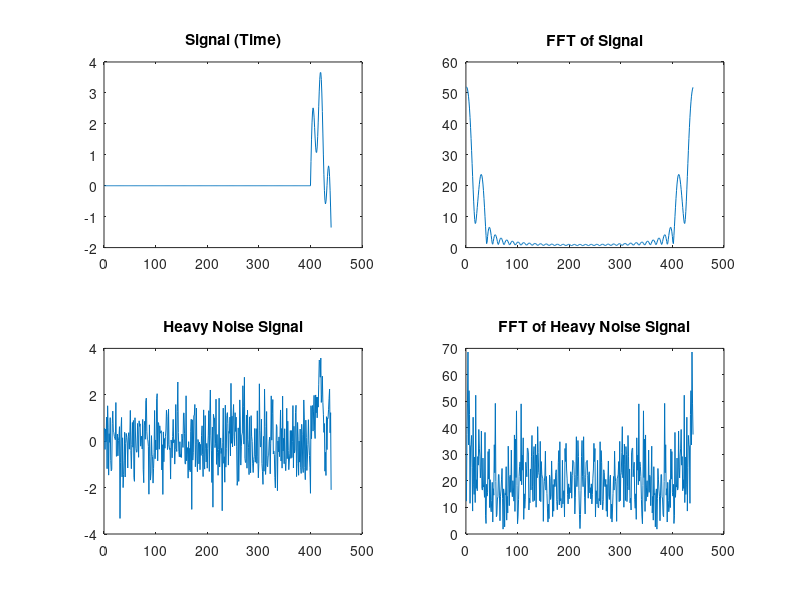

Write the MATLAB code that produced this figure.
function variable_encoder

%updated tanvir's code with user defined periods

clear all
clc

%Asks for the sequence from the use the converts to string for use by
%forloop
prompt ='what is your sequence? ';
sequence =input(prompt,'s');
num = sequence;
LengthN = length(num); % number of digits

%user defined digit periods
DigitPeriod = zeros(1,LengthN); 
for i = 1:LengthN
    prompt ='Tone Signal in milliseconds', num2str(i), ': ';
    DigitPeriod(i)=input(prompt);
end

%user defined silent periods
SilentPeriod = zeros(1,LengthN);
for i = 1:(LengthN-1)
    prompt ='Silence Signal in milliseconds: ';
    SilentPeriod(i)=input(prompt);
end

%frequencies
List = [100 200 300; 100 200 400; 100 200 500; 100 150 300; 100 150 400; 
         100 150 500; 75 200 300; 75 200 400; 75 200 500; 75 150 300];
 %Initial Values
 Sampling = 8000; % sampling for sound must be atleast 8000
 
% %not sure what these do? ANS: These initialize the matrixies
            interval = 50e-3;
            N0 = floor(interval*Sampling);
            Signal = zeros(N0,1);   % Fill Array with Zeros
            %IndexDuration =  zeros(LengthN,1); % Fill Array with Zeros

% generate signal for number number
     for i = 1: LengthN
          duration = DigitPeriod(i)*1e-3; % duration specified in prompt
          interval = SilentPeriod(i)*1e-3; % interval specified in prompt
          Ns = floor(duration*Sampling);  % signal
          N0 = floor(interval*Sampling);  % silence period
          %Array of Intervals:
         k = 1:Ns;
         number = str2double(num(i)); % convert string to doubles
         %Looks at the valyes in the List above to see which freqs need to
         %be added for the tone.
         Freq1 = List(number+1,1); 
         Freq2 = List(number+1,2);
         Freq3 = List(number+1,3);
         ToneSignal =(1+ rand(1))*(sin(2.*pi.*Freq1.*k./Sampling)...
             + sin(2.*pi.*Freq2.*k./Sampling)...
             + sin(2.*pi.*Freq3.*k./Sampling));  % maximal amplitude is 2
         %Creates a matrix to store all signals computed above into a
         %matrix, ":" operant makes the rows of the maxtrix columbs. and
         %then adds a zeros matrix to fill the "intervals".
         Signal = [Signal; ToneSignal(:); zeros(N0,1)];
     end
%create White Noise to Signal:
Heavy_Noise = awgn(Signal,.0005);

% Plot all signals Generated:
        figure
        
        subplot(2,2,1) % first subplot
        plot(Signal)
        title('Signal (Time)')

        subplot(2,2,2) % second subplot
        plot(abs(fft(Signal)))
        title('FFT of Signal')
 
        subplot(2,2,3) % third subplot
        plot(Heavy_Noise);
        title('Heavy Noise Signal')

        subplot(2,2,4) % fourth subplot
        plot(abs(fft(Heavy_Noise)));
        title('FFT of Heavy Noise Signal')
        
% %Generate Sound for all signals 1) Normal, 2) Noisy 3) heavily Noisy
%   prompt='press any key to hear original tone'
%         pause;
%         sound(Signal, Sampling)
%   prompt='press any key to hear noisy tone'
%         pause;
%         sound(Light_Noise, Sampling)
%   prompt='press any key to hear heavily noisy tone'
%         pause;
%         sound(Heavy_Noise, Sampling)
%   prompt='end of encoder sequence'
